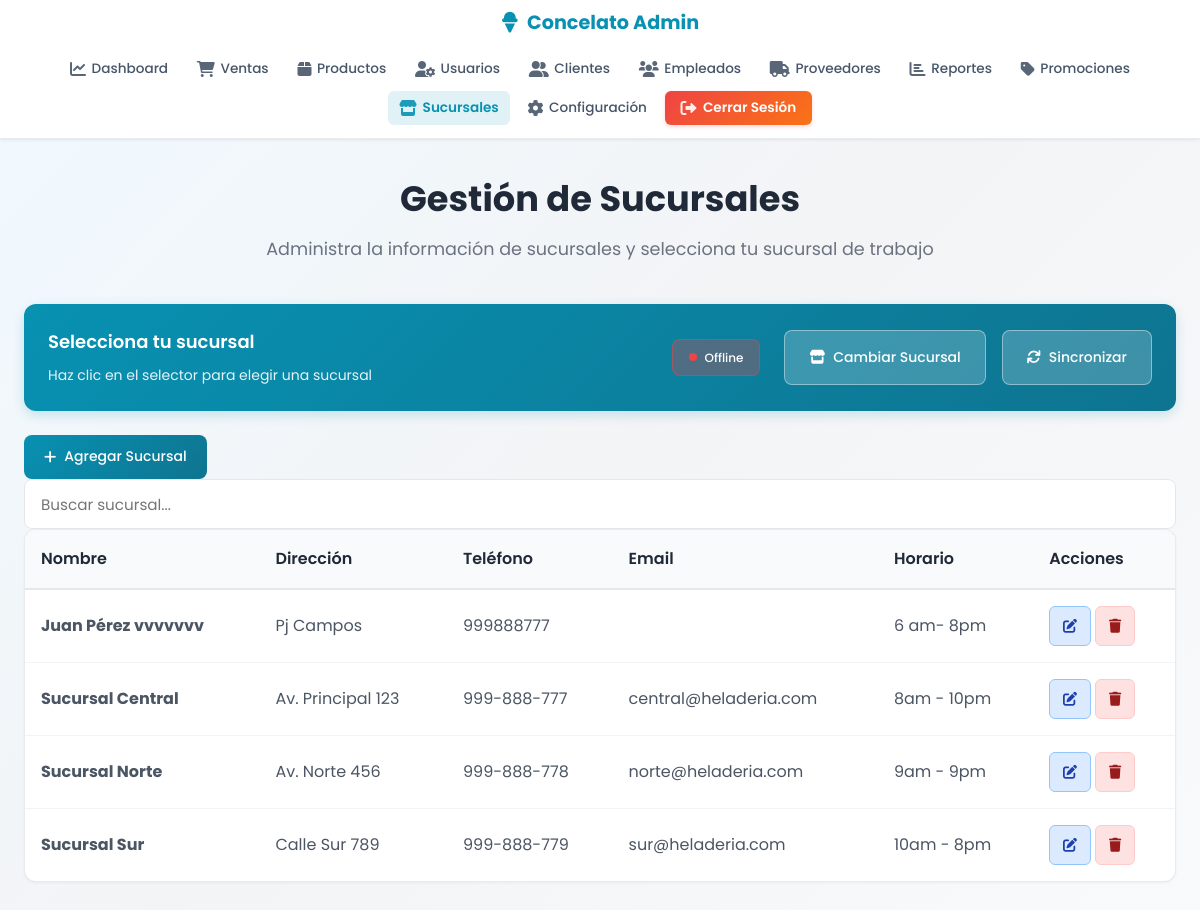
Page /paginas/admin/sucursales.php (signed in) on the committed database.
### tables this page shows
CREATE TABLE `sucursales` (
  `id_sucursal` int(11) NOT NULL AUTO_INCREMENT,
  `nombre` varchar(100) NOT NULL,
  `direccion` varchar(200) DEFAULT NULL,
  `telefono` varchar(30) DEFAULT NULL,
  `correo` varchar(150) DEFAULT NULL,
  `horario` varchar(100) DEFAULT NULL,
  `activa` tinyint(1) NOT NULL DEFAULT 1,
  PRIMARY KEY (`id_sucursal`)
);

### conexion/sucursales_db.php (called while the page is built, shortened)
<?php
include_once($_SERVER['DOCUMENT_ROOT'] . '/heladeriacg/conexion/conexion.php');
function obtenerSucursales() {
    global $pdo;
    try {
        $stmt = $pdo->prepare("SELECT * FROM sucursales WHERE activa = 1 ORDER BY nombre");
        $stmt->execute();
        return $stmt->fetchAll(PDO::FETCH_ASSOC);
    } catch(PDOException $e) {
        error_log("Error al obtener sucursales: " . $e->getMessage());
        return [];
    }
}
?>

### paginas/admin/sucursales.php (the view, shortened to what this page needs)
<?php
include_once($_SERVER['DOCUMENT_ROOT'] . '/heladeriacg/conexion/sucursales_db.php');
$sucursales = obtenerSucursales();
?>
<!DOCTYPE html>
<html lang="es">
<head>
    <link rel="stylesheet" href="/heladeriacg/css/admin/estilos_admin.css">
    <link rel="stylesheet" href="/heladeriacg/css/admin/navbar.css">
    <link rel="stylesheet" href="/heladeriacg/css/admin/sucursales.css">
    <link rel="stylesheet" href="https://cdnjs.cloudflare.com/ajax/libs/font-awesome/6.0.0/css/all.min.css">
</head>
<body>
    <?php include 'includes/navbar.php'; ?>
    <div class="admin-container">
        <main class="admin-main">
            <div class="welcome-section">
                <h1>Gestión de Sucursales</h1>
                <p>Administra la información de sucursales y selecciona tu sucursal de trabajo</p>
            </div>
            <div class="sucursal-selector-banner">
                <div class="sucursal-selector-content">
                    <div class="sucursal-info">
                        <h3 id="sucursalNombreActual">Selecciona tu sucursal</h3>
                        <p id="sucursalDireccionActual">Haz clic en el selector para elegir una sucursal</p>
                    </div>
                    <div class="sucursal-status">
                        <div class="status-badge offline" id="statusBadge">
                            <span class="status-indicator offline"></span>
                            <span id="statusTexto">Offline</span>
                        </div>
                    </div>
                    <div class="sucursal-actions-top">
                        <button class="btn-selector" onclick="openSelectorModal()">
                            <i class="fas fa-store"></i> Cambiar Sucursal
                        </button>
                        <button class="btn-selector" onclick="sincronizarSucursal()">
                            <i class="fas fa-sync"></i> Sincronizar
                        </button>
                    </div>
                </div>
            </div>
            <div class="sucursales-actions">
                <button class="action-btn primary" onclick="openSucursalModal()" style="padding: 10px 20px; border-radius: 8px; border: none; background: linear-gradient(135deg, #0891b2 0%, #0e7490 100%); color: white; cursor: pointer; font-weight: 500; display: flex; align-items: center; gap: 8px;">
                    <i class="fas fa-plus"></i> Agregar Sucursal
                </button>
                <div class="search-filter">
                    <input type="text" id="searchSucursal" placeholder="Buscar sucursal..." onkeyup="searchSucursales()">
                </div>
            </div>
            <div class="table-container">
                <table class="sucursales-table">
                    <thead>
                        <tr>
                            <th>Nombre</th>
                            <th>Dirección</th>
                            <th>Teléfono</th>
                            <th>Email</th>
                            <th>Horario</th>
                            <th>Acciones</th>
                        </tr>
                    </thead>
                    <tbody id="sucursalesTable">
                        <?php if (!empty($sucursales)): ?>
                            <?php foreach ($sucursales as $sucursal): ?>
                            <tr data-id="<?php echo $sucursal['id_sucursal']; ?>">
                                <td><strong><?php echo htmlspecialchars($sucursal['nombre']); ?></strong></td>
                                <td><?php echo htmlspecialchars($sucursal['direccion'] ?? '-'); ?></td>
                                <td><?php echo htmlspecialchars($sucursal['telefono'] ?? '-'); ?></td>
                                <td><?php echo htmlspecialchars($sucursal['correo'] ?? '-'); ?></td>
                                <td><?php echo htmlspecialchars($sucursal['horario'] ?? '-'); ?></td>
                                <td>
                                    <button class="action-btn edit" onclick="editarSucursal(<?php echo $sucursal['id_sucursal']; ?>)" title="Editar">
                                        <i class="fas fa-edit"></i>
                                    </button>
                                    <button class="action-btn delete" onclick="confirmarEliminar(<?php echo $sucursal['id_sucursal']; ?>, '<?php echo addslashes(htmlspecialchars($sucursal['nombre'])); ?>')" title="Eliminar">
                                        <i class="fas fa-trash"></i>
                                    </button>
                                </td>
                            </tr>
                            <?php endforeach; ?>
                        <?php endif; ?>
                    </tbody>
                </table>
            </div>
        </main>
    </div>
</body>
</html>

### css/admin/estilos_admin.css (style rules this page uses)
* { margin: 0; padding: 0; box-sizing: border-box; font-family: 'Poppins', -apple-system, BlinkMacSystemFont, 'Segoe UI', sans-serif; word-wrap: break-word; overflow-wrap: break-word; }
html { scroll-behavior: smooth; --spacing-xs: 4px; --spacing-sm: 8px; --spacing-md: 16px; --spacing-lg: 24px; --spacing-xl: 32px; --font-size-xs: 12px; --font-size-sm: 14px; --font-size-base: 16px; --font-size-lg: 18px; --font-size-xl: 21px; --font-size-2xl: 26px; --font-size-3xl: 32px; --border-radius-sm: 6px; --border-radius-md: 8px; --border-radius-lg: 12px; --border-radius-xl: 20px; --transition-fast: 100ms ease-out; --transition-normal: 200ms ease-out; --transition-slow: 300ms ease-out; }
body { background: linear-gradient(135deg, #f0f9ff 0%, #f3f4f6 50%, #f9fafb 100%); color: #1f2937; min-height: 100vh; line-height: 1.6; font-size: var(--font-size-base); }
.admin-container { display: flex; flex-direction: column; min-height: 100vh; }
.admin-main { flex: 1; max-width: 1400px; margin: 2rem auto; padding: 0 1.5rem; width: 100%; }
.welcome-section { text-align: center; margin-bottom: 2.5rem; }
.welcome-section h1 { font-size: clamp(1.8rem, 5vw, 2.5rem); color: #1f2937; margin-bottom: 0.5rem; font-weight: 700; }
.welcome-section p { font-size: clamp(1rem, 2vw, 1.1rem); color: #6b7280; }
.action-btn { background: linear-gradient(135deg, #06b6d4 0%, #0891b2 100%); color: white; border: none; padding: 0.7rem 1.5rem; border-radius: 8px; cursor: pointer; font-weight: 500; font-size: 0.9rem; transition: all 0.3s; white-space: nowrap; display: inline-flex; align-items: center; gap: 0.5rem; }
.table-container { background: white; border: 1px solid rgba(229, 231, 235, 0.8); border-radius: var(--border-radius-lg); overflow: auto; box-shadow: 0 1px 3px rgba(0, 0, 0, 0.05); margin-bottom: 2rem; }
.table-container table { width: 100%; border-collapse: collapse; font-size: var(--font-size-base); }
.table-container table thead { background: #f9fafb; border-bottom: 2px solid #e5e7eb; position: sticky; top: 0; }
.table-container table th { padding: 1rem; text-align: left; font-weight: 600; color: #1f2937; font-size: var(--font-size-base); white-space: nowrap; word-break: break-word; vertical-align: middle; }
.table-container table td { padding: 1rem; border-bottom: 1px solid #f3f4f6; color: #4b5563; font-size: var(--font-size-base); word-break: break-word; overflow-wrap: break-word; vertical-align: middle; }
.table-container table tbody tr { transition: background-color var(--transition-fast); }
.table-container table tbody tr:last-child td { border-bottom: none; }
.search-filter { display: flex; gap: 1rem; align-items: center; flex-wrap: wrap; flex: 1; min-width: 250px; }
.search-filter input, .search-filter select { padding: 0.8rem 1rem; border: 1px solid #e5e7eb; border-radius: 8px; font-size: 0.95rem; background: white; transition: all 0.3s; flex: 1; min-width: 200px; }
.action-btn.primary { background: linear-gradient(135deg, #06b6d4 0%, #0891b2 100%); color: white; padding: 0.8rem 1.6rem; border: none; border-radius: 8px; cursor: pointer; font-weight: 500; transition: all 0.3s; display: inline-flex; align-items: center; gap: 0.5rem; white-space: nowrap; }
.action-btn { padding: 0.5rem 0.8rem; border: none; border-radius: var(--border-radius-sm); cursor: pointer; font-size: var(--font-size-sm); transition: all var(--transition-fast); display: inline-flex; align-items: center; justify-content: center; gap: 4px; min-width: 40px; min-height: 40px; font-family: inherit; }
.action-btn.edit { background: #dbeafe; color: #1e40af; border: 1px solid #93c5fd; }
.action-btn.delete { background: #fee2e2; color: #991b1b; border: 1px solid #fecaca; }
.action-btn.primary { background: linear-gradient(135deg, #06b6d4 0%, #0891b2 100%); color: white; padding: 0.8rem 1.6rem; border: none; border-radius: var(--border-radius-md); min-height: 44px; }
@media (max-width: 1200px) { .welcome-section h1 { font-size: clamp(1.6rem, 4vw, 2.2rem); } }

### css/admin/navbar.css (style rules this page uses)
:root { --primary: #0891b2; --primary-dark: #0e7490; --primary-light: #06b6d4; --text-dark: #1f2937; --text-gray: #475569; --bg-light: #f9fafb; --white: #ffffff; --border: #e5e7eb; --danger: #ef4444; --danger-gradient: linear-gradient(135deg, #ef4444 0%, #f97316 100%); --shadow-sm: 0 1px 3px rgba(0, 0, 0, 0.08); --font-main: 'Poppins', -apple-system, BlinkMacSystemFont, 'Segoe UI', sans-serif; }

### rows in the picture
sucursales: nombre "Juan Pérez vvvvvvv", direccion "Pj Campos", telefono "999888777", horario "6 am- 8pm"
sucursales: nombre "Sucursal Central", direccion "Av. Principal 123", telefono "999-888-777", correo "central@heladeria.com", horario "8am - 10pm"
sucursales: nombre "Sucursal Norte", direccion "Av. Norte 456", telefono "999-888-778", correo "norte@heladeria.com", horario "9am - 9pm"
sucursales: nombre "Sucursal Sur", direccion "Calle Sur 789", telefono "999-888-779", correo "sur@heladeria.com", horario "10am - 8pm"
